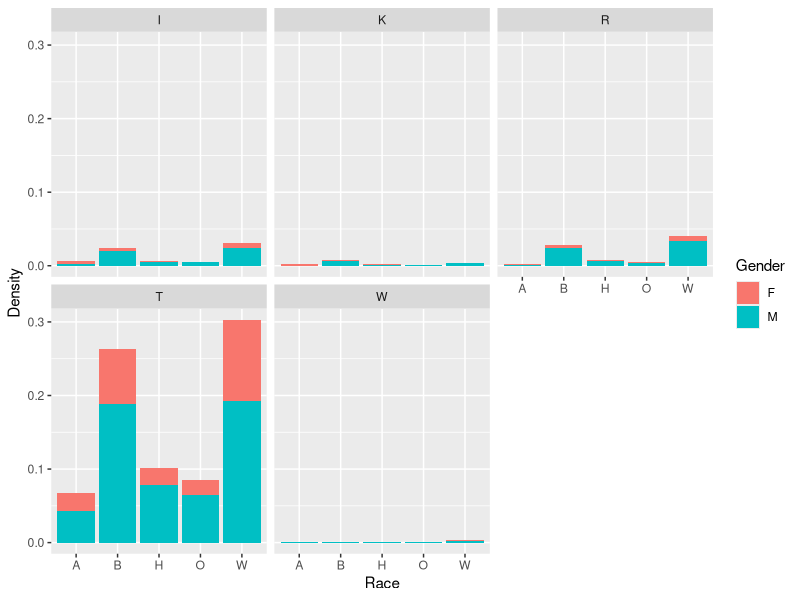

This chart was generated by the following R code:
## ---- chunk 1
knitr::opts_chunk$set(echo = TRUE)
## ---- chunk 2
library(readr)
library(ggplot2)
library(dplyr)
library(lubridate)

# Read data
stop_by <- read_csv("cleaned_stop_data.csv")

stop_by$Call.Date.Time <- mdy_hm(stop_by$Call.Date.Time)
stop_by$AgeRange <- as.factor(stop_by$AgeRange)

stop_by <- stop_by %>%
  mutate(hour = hour(Call.Date.Time))

#Sample graph
stop_race <- ggplot(stop_by, aes(x = Race, fill = Gender)) + 
  geom_bar(aes(y = ..count../sum(..count..))) + 
  labs(y = "Density") +
  facet_wrap(~Reason)

stop_age <- ggplot(stop_by, aes(x = AgeRange, fill = Gender)) + geom_bar() 
stop_reason <- ggplot(stop_by, aes(x = Reason, fill = Gender)) + geom_bar()
stop_time <- ggplot(stop_by, aes(x = hour, fill = AgeRange)) + geom_bar()

stop_race

View(stop_by)
